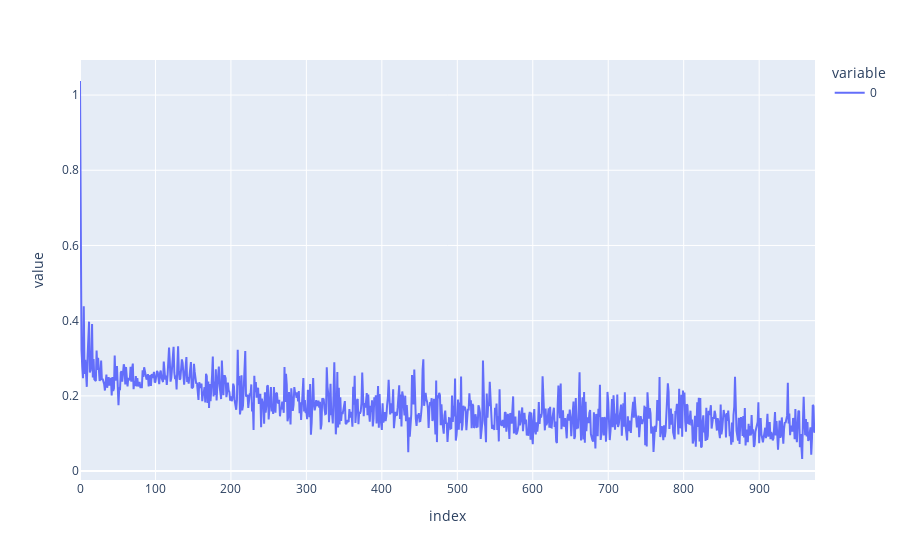

The code cell stored with this chart in its notebook:
### Code cell
px.line(cls_losses)

### Figure 1 — Plotly figure (JSON) as saved in the notebook; plotly's stock layout.template omitted (floating-point values rounded to 4 significant figures; data arrays with more than 128 entries replaced by an {"elided": "..."} marker saying what was removed)
{"data": [{"hovertemplate": "variable=0<br>index=%{x}<br>value=%{y}<extra></extra>", "legendgroup": "0", "line": {"color": "#636efa", "dash": "solid"}, "marker": {"symbol": "circle"}, "mode": "lines", "name": "0", "orientation": "v", "showlegend": true, "type": "scatter", "x": {"elided": "975 int values"}, "xaxis": "x", "y": {"elided": "975 float values"}, "yaxis": "y"}], "layout": {"legend": {"title": {"text": "variable"}, "tracegroupgap": 0}, "margin": {"t": 60}, "xaxis": {"anchor": "y", "domain": [0, 1], "title": {"text": "index"}}, "yaxis": {"anchor": "x", "domain": [0, 1], "title": {"text": "value"}}}}
